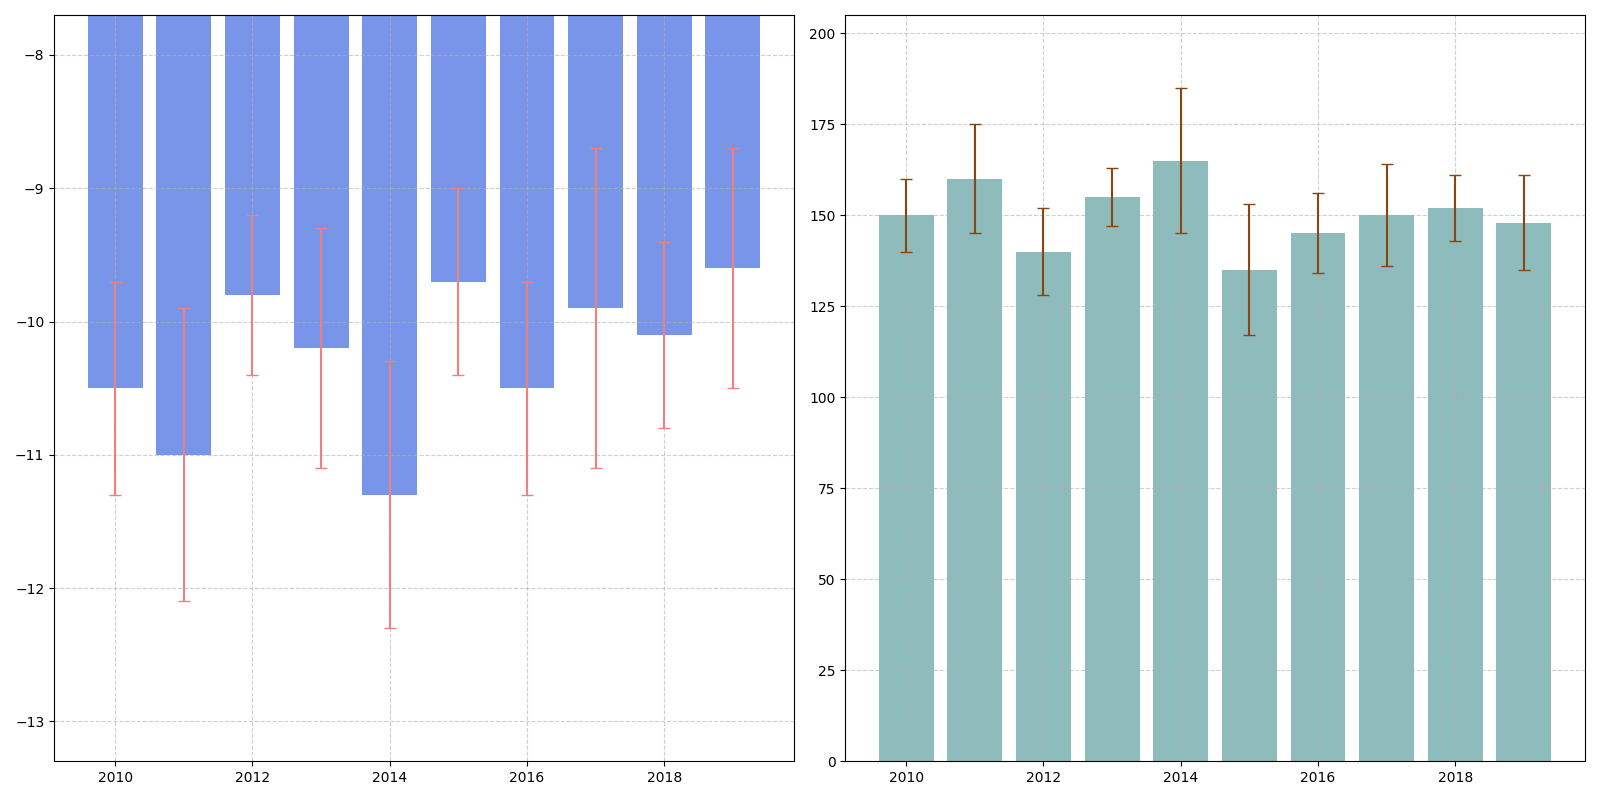

Generate this figure with Python:
import matplotlib.pyplot as plt
import numpy as np

# Simulated average annual temperature data (in °C) over a decade
years = np.arange(2010, 2020)
average_temperatures = np.array([-10.5, -11.0, -9.8, -10.2, -11.3, -9.7, -10.5, -9.9, -10.1, -9.6])
temperature_std_dev = np.array([0.8, 1.1, 0.6, 0.9, 1.0, 0.7, 0.8, 1.2, 0.7, 0.9])

# Simulated average annual snowfall (in cm) over the same decade
average_snowfall = np.array([150, 160, 140, 155, 165, 135, 145, 150, 152, 148])
snowfall_std_dev = np.array([10, 15, 12, 8, 20, 18, 11, 14, 9, 13])

# Sorting data
temp_indices = np.argsort(average_temperatures) # Ascending sort for temperatures
sorted_years_temp = years[temp_indices]
sorted_temperatures = average_temperatures[temp_indices]
sorted_temp_std_dev = temperature_std_dev[temp_indices]

snow_indices = np.argsort(average_snowfall)[::-1] # Descending sort for snowfall
sorted_years_snow = years[snow_indices]
sorted_snowfall = average_snowfall[snow_indices]
sorted_snowfall_std_dev = snowfall_std_dev[snow_indices]

fig, ax = plt.subplots(nrows=1, ncols=2, figsize=(16, 8))

# Plot 1: Sorted Average Annual Temperature as Bar Chart
ax[0].bar(sorted_years_temp, sorted_temperatures, yerr=sorted_temp_std_dev, color='royalblue',
          ecolor='lightcoral', capsize=4, alpha=0.7)
ax[0].set_ylim(min(sorted_temperatures - sorted_temp_std_dev) - 1, 
               max(sorted_temperatures + sorted_temp_std_dev) + 1)
ax[0].grid(True, linestyle='--', alpha=0.6)

# Plot 2: Sorted Average Annual Snowfall as Bar Chart
ax[1].bar(sorted_years_snow, sorted_snowfall, yerr=sorted_snowfall_std_dev, color='cadetblue', 
          alpha=0.7, ecolor='saddlebrown', capsize=4)
ax[1].set_ylim(0, max(sorted_snowfall + sorted_snowfall_std_dev) + 20)
ax[1].grid(True, linestyle='--', alpha=0.6)

# Automatically adjust layout
plt.tight_layout()

# Display the plot
plt.show()
